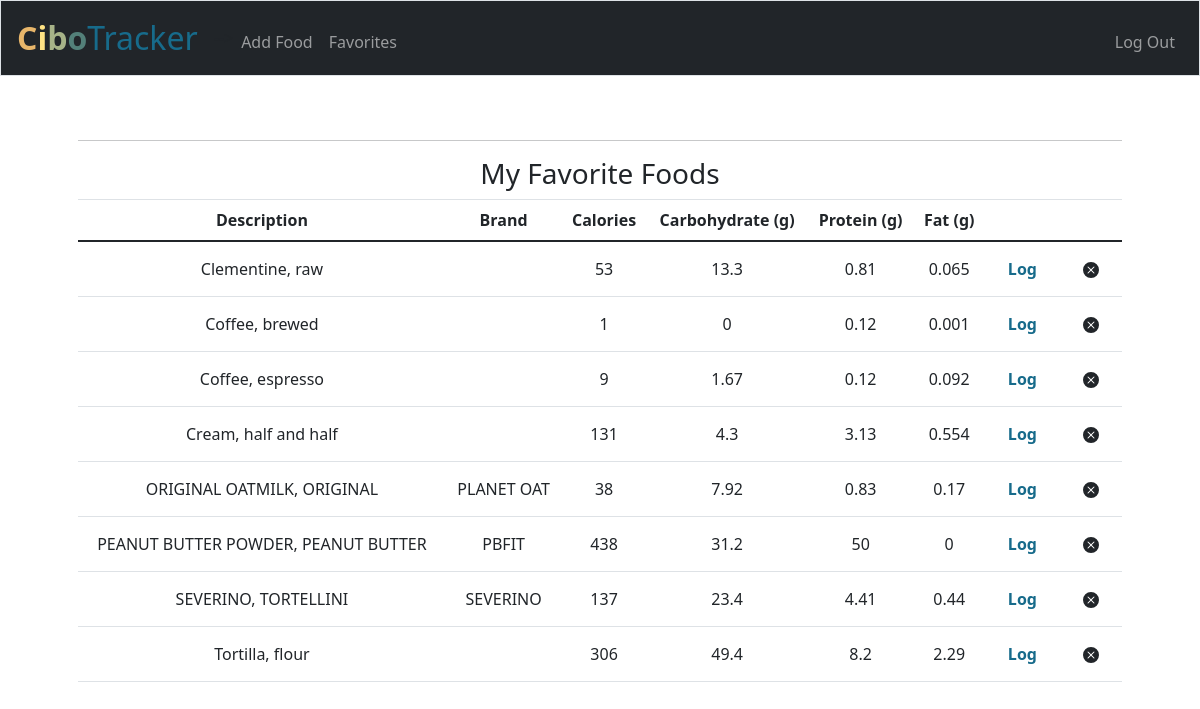
/favorites (signed in), run on the app's committed database.
### database_config.py (models this page shows)
class Favorite(db.Model):
    id = db.Column(db.Integer, primary_key=True)
    user = db.Column(db.Integer, db.ForeignKey('user.id'), nullable=False)
    description = db.Column(db.String(80), nullable=False)
    brand = db.Column(db.String(80))
    calories = db.Column(db.Integer)
    carbs = db.Column(db.Integer)
    protein = db.Column(db.Integer)
    fat = db.Column(db.Integer)
    def __repr__(self):
        return f"{{'description': '{self.description}', 'brand': '{self.brand}', 'calories': {self.calories}, 'carbs': {self.carbs}, 'protein': {self.protein}, 'fat': {self.fat} }}"

### application.py (the view)
@app.route("/favorites", methods=["GET", "POST"])
@login_required
def favorites():
    if request.method == "POST":
        db.session.delete(Favorite.query.filter_by(user=session["user_id"], description=str_to_dict(request.form.get("food"))["description"]).first())
        db.session.commit()
    foods = sorted(Favorite.query.filter_by(user=session["user_id"]).all(), key = lambda food : food.description)
    return render_template("favorites.html", foods=foods, results=len(foods))

### application.py (called while the page is built)
@app.after_request
def after_request(response):
    response.headers["Cache-Control"] = "no-cache, no-store, must-revalidate"
    response.headers["Expires"] = 0
    response.headers["Pragma"] = "no-cache"
    return response

### helpers.py (called while the page is built)
def login_required(f):
    @wraps(f)
    def decorated_function(*args, **kwargs):
        if session.get("user_id") is None:
            return redirect("/login")
        return f(*args, **kwargs)
    return decorated_function

### templates/favorites.html (shortened to what this page needs)
{% extends "layout.html" %}
{% block main %}
<hr>
<h3>My Favorite Foods</h3>
<table class="table table-hover">
    <thead>
        <th scope="col">Description</th>
        <th scope="col">Brand</th>
        <th scope="col">Calories</th>
        <th scope="col">Carbohydrate (g)</th>
        <th scope="col">Protein (g)</th>
        <th scope="col">Fat (g)</th>
        <th scope="col"></th>
        <th scope="col"></th>
    </thead>
    <tbody>
        {% for i in range(0, results) %}
        <tr>
            <td>{{ foods[i]["description"] }}</td>
            <td>{{ foods[i]["brand"] }}</td>
            <td>{{ foods[i]["calories"] }}</td>
            <td>{{ foods[i]["carbs"] }}</td>
            <td>{{ foods[i]["protein"] }}</td>
            <td>{{ foods[i]["fat"] }}</td>
            <td>
                <form action="/selection" method="get">
                    <button class="btn" type="submit"><b style="color: rgb(23,107,139);">Log</b></button>
                </form>
            </td>
            <td>
                <form action="/favorites" method="post">
                    <button class="btn" type="submit">
                    </button>
                </form>
            </td>
        </tr>
        {% endfor %}
    </tbody>
</table>
{% endblock %}

### templates/layout.html (shortened to what this page needs)
<!DOCTYPE html>
<html lang="en">
    <head>
        <link rel="stylesheet" href="https://cdn.jsdelivr.net/npm/bootstrap@4.5.3/dist/css/bootstrap.min.css">
        <link href="https://cdn.jsdelivr.net/npm/bootstrap@5.0.0-beta3/dist/css/bootstrap.min.css" rel="stylesheet">
        <link href="/static/styles.css" rel="stylesheet">
    </head>
    <body>
        <nav class="navbar navbar-expand-md navbar-dark bg-dark border">
            <a class="navbar-brand" href="/"><b><span class="orange">C</span><span class="yellow">i</span><span class="green">b</span><span class="acqua">o</span></b><span class="blue">Tracker</span></a>
            <div class="collapse navbar-collapse" id="navbar">
                {% if session.user_id %} -->
                    <ul class="navbar-nav mr-auto mt-2">
                        <li class="nav-item"><a class="nav-link" href="/add">Add Food</a></li>
                        <li class="nav-item"><a class="nav-link" href="/favorites">Favorites</a></li>
                    </ul>
                    <ul class="navbar-nav ml-auto mt-2">
                        <li class="nav-item"><a class="nav-link" href="/logout">Log Out</a></li>
                    </ul>
                {% else %}
                    <ul class="navbar-nav ml-auto mt-2">
                        <li class="nav-item"><a class="nav-link" href="/register">Register</a></li>
                        <li class="nav-item"><a class="nav-link" href="/login">Log In</a></li>
                    </ul>
                {% endif %}
            </div>
        </nav>
        <main class="container p-5">
            {% block main %}{% endblock %}
        </main>
    </body>
</html>

### static/styles.css (style rules this page uses)
nav .navbar-brand { font-size: xx-large; }
nav .navbar-brand .orange { color: rgb(232,182,106); }
nav .navbar-brand .yellow { color: rgb(255,227,132); }
nav .navbar-brand .green { color: rgb(167,179,136); }
nav .navbar-brand .acqua { color: rgb(83,128,121); }
nav .navbar-brand .blue { color: rgb(23,107,139); }
main { overflow-x: auto; text-align: center; }
td { vertical-align: middle !important; }

### data on the page
Favorite: description "Clementine, raw", calories "53", carbs "13.3", protein "0.81", fat "0.065"
Favorite: description "Coffee, brewed", calories "1", carbs "0", protein "0.12", fat "0.001"
Favorite: description "Coffee, espresso", calories "9", carbs "1.67", protein "0.12", fat "0.092"
Favorite: description "Cream, half and half", calories "131", carbs "4.3", protein "3.13", fat "0.554"
Favorite: description "ORIGINAL OATMILK, ORIGINAL", brand "PLANET OAT", calories "38", carbs "7.92", protein "0.83", fat "0.17"
Favorite: description "PEANUT BUTTER POWDER, PEANUT BUTTER", brand "PBFIT", calories "438", carbs "31.2", protein "50", fat "0"
Favorite: description "SEVERINO, TORTELLINI", brand "SEVERINO", calories "137", carbs "23.4", protein "4.41", fat "0.44"
Favorite: description "Tortilla, flour", calories "306", carbs "49.4", protein "8.2", fat "2.29"
